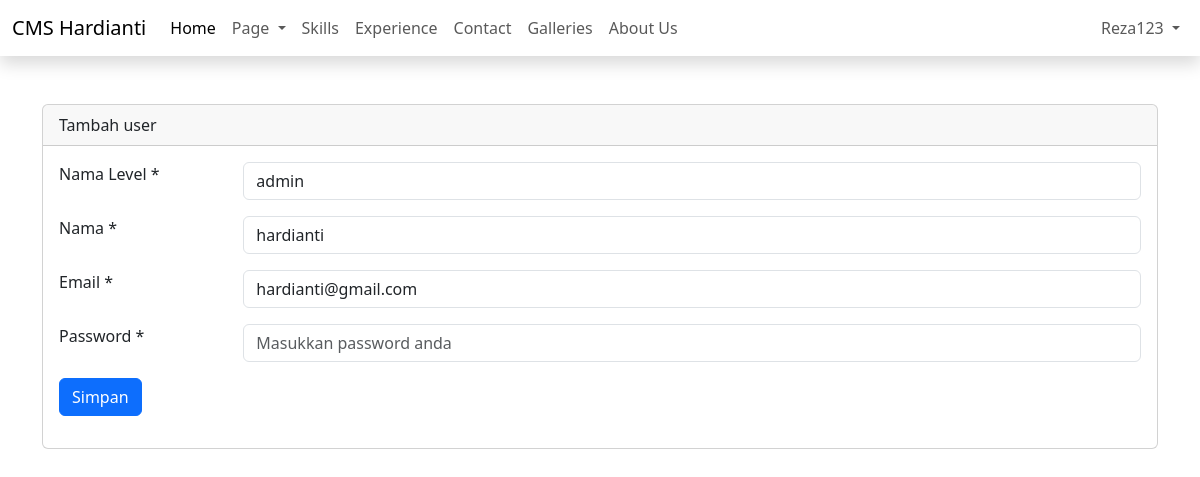
The app's page /admin/dashboard.php?page=tambah-user&edit=9 (signed in), older data.
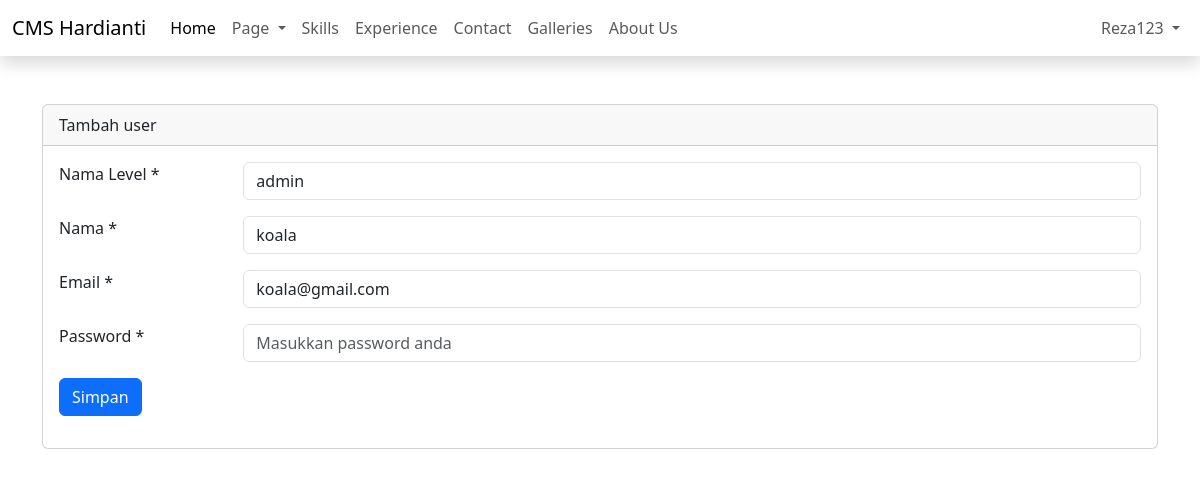
The same page, newer data.
### tables this page shows
CREATE TABLE `users` (
  `id` int(11) NOT NULL,
  `id_level` int(11) DEFAULT NULL,
  `name` varchar(50) NOT NULL,
  `email` varchar(50) NOT NULL,
  `password` varchar(100) NOT NULL,
  `created_at` timestamp NOT NULL DEFAULT current_timestamp(),
  `updated_at` timestamp NULL DEFAULT NULL ON UPDATE current_timestamp(),
  `deleted_at` tinyint(4) NOT NULL
);

CREATE TABLE `levels` (
  `id` int(11) NOT NULL,
  `name_level` varchar(25) DEFAULT NULL
);

### admin/content/tambah-user.php (the view, shortened to what this page needs)
<?php
$id_user = isset($_GET['edit']) ? $_GET['edit'] : '';
$queryEdit = mysqli_query($config, "SELECT * FROM users WHERE id='$id_user'");
$rowEdit  = mysqli_fetch_assoc($queryEdit);
$queryLevels = mysqli_query($config, "SELECT * FROM levels ORDER BY id DESC");
$rowLevels = mysqli_fetch_all($queryLevels, MYSQLI_ASSOC);
?>
<form action="" method="post">
    <div class="mb-3 row">
        <div class="col-sm-2">
            <label for="">Nama Level * </label>
        </div>
        <div class="col-sm-10">
            <select name="id_level" id="" class="form-control">
                <?php foreach ($rowLevels as $level) : ?>
                    <option <?php echo isset($_GET['edit']) ? ($level['id'] == $rowEdit['id_level']) ? 'selected' : '' : '' ?>
                        value="<?php echo $level['id'] ?>"><?php echo $level['name_level']  ?></value=>
                    <?php endforeach ?>
            </select>
        </div>
    </div>
    <div class="mb-3 row">
        <div class="col-sm-2">
            <label for="">Nama * </label>
        </div>
        <div class="col-sm-10">
            <input required name="name" type="text"
                class="form-control"
                placeholder="Masukkan nama anda"
                value="<?= isset($_GET['edit']) ? $rowEdit['name'] : '' ?>">
        </div>
    </div>
    <div class="mb-3 row">
        <div class="col-sm-2">
            <label for="">Email * </label>
        </div>
        <div class="col-sm-10">
            <input required name="email" type="email"
                class="form-control"
                placeholder="Masukkan email anda"
                value="<?= isset($_GET['edit']) ? $rowEdit['email'] : '' ?>">
        </div>
    </div>
    <div class="mb-3 row">
        <div class="col-sm-2">
            <label for="">Password *</label>
        </div>
        <div class="col-sm-10">
            <input name="password" type="password"
                class="form-control" value=""
                placeholder="Masukkan password anda">
        </div>
    </div>
    <div class="mb-3 row">
        <div class="col-sm-12">
            <button name="<?= isset($_GET['edit']) ? 'edit' : 'simpan'; ?>" type="submit"
                class="btn btn-primary">Simpan</button>
        </div>
    </div>
</form>

Row changes from the older to the newer data that the page shows:
changed users "admin": name "hardianti" → "koala"; email "hardianti@gmail.com" → "koala@gmail.com"
